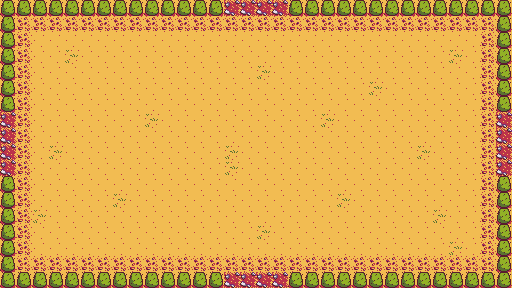

The image is a tile-based game level rendered from a .tmx file. Its description and complete source (layers, tilesets, objects, tile grids) follow:
An orthogonal 32x18 tile map with 16x16 px tiles, 1 tile layer (Tile Layer 1) and 12 objects.

<map version="1.0" orientation="orthogonal" renderorder="right-down" width="32" height="18" tilewidth="16" tileheight="16" nextobjectid="23">
 <tileset firstgid="1" name="Map1" tilewidth="16" tileheight="16" tilecount="352" columns="32">
  <image source="../Sprites/sprites.png" width="512" height="177" />
 </tileset>
 <layer name="Tile Layer 1" width="32" height="18">
  <data encoding="csv">
92,92,92,92,92,92,92,92,92,92,92,92,92,92,87,87,87,87,92,92,92,92,92,92,92,92,92,92,92,92,92,92,
92,88,88,88,88,88,88,88,88,88,88,88,88,88,88,88,88,88,88,88,88,88,88,88,88,88,88,88,88,88,88,92,
92,88,89,89,89,89,89,89,89,89,89,89,89,89,89,89,89,89,89,89,89,89,89,89,89,89,89,89,89,89,88,92,
92,88,89,89,90,89,89,89,89,89,89,89,89,89,89,89,89,89,89,89,89,89,89,89,89,89,89,89,90,89,88,92,
92,88,89,89,89,89,89,89,89,89,89,89,89,89,89,89,90,89,89,89,89,89,89,89,89,89,89,89,89,89,88,92,
92,88,89,89,89,89,89,89,89,89,89,89,89,89,89,89,89,89,89,89,89,89,89,90,89,89,89,89,89,89,88,92,
92,88,89,89,89,89,89,89,89,89,89,89,89,89,89,89,89,89,89,89,89,89,89,89,89,89,89,89,89,89,88,92,
87,88,89,89,89,89,89,89,89,90,89,89,89,89,89,89,89,89,89,89,90,89,89,89,89,89,89,89,89,89,88,87,
87,88,89,89,89,89,89,89,89,89,89,89,89,89,89,89,89,89,89,89,89,89,89,89,89,89,89,89,89,89,88,87,
87,88,89,90,89,89,89,89,89,89,89,89,89,89,90,89,89,89,89,89,89,89,89,89,89,89,90,89,89,89,88,87,
87,88,89,89,89,89,89,89,89,89,89,89,89,89,90,89,89,89,89,89,89,89,89,89,89,89,89,89,89,89,88,87,
92,88,89,89,89,89,89,89,89,89,89,89,89,89,89,89,89,89,89,89,89,89,89,89,89,89,89,89,89,89,88,92,
92,88,89,89,89,89,89,90,89,89,89,89,89,89,89,89,89,89,89,89,89,90,89,89,89,89,89,89,89,89,88,92,
92,88,90,89,89,89,89,89,89,89,89,89,89,89,89,89,89,89,89,89,89,89,89,89,89,89,89,90,89,89,88,92,
92,88,89,89,89,89,89,89,89,89,89,89,89,89,89,89,90,89,89,89,89,89,89,89,89,89,89,89,89,89,88,92,
92,88,89,89,89,89,89,89,89,89,89,89,89,89,89,89,89,89,89,89,89,89,89,89,89,89,89,89,90,89,88,92,
92,88,88,88,88,88,88,88,88,88,88,88,88,88,88,88,88,88,88,88,88,88,88,88,88,88,88,88,88,88,88,92,
92,92,92,92,92,92,92,92,92,92,92,92,92,92,87,87,87,87,92,92,92,92,92,92,92,92,92,92,92,92,92,92
</data>
 </layer>
 <objectgroup name="Walls">
  <object id="4" x="0" y="0" width="224" height="16" />
  <object id="7" x="288" y="0" width="224" height="16" />
  <object id="9" x="496" y="16" width="16" height="96" />
  <object id="11" x="496" y="176" width="16" height="112" />
  <object id="12" x="288" y="272" width="208" height="16" />
  <object id="14" x="0" y="272" width="224" height="16" />
  <object id="15" x="0" y="176" width="16" height="96" />
  <object id="16" x="0" y="16" width="16" height="96" />
 </objectgroup>
 <objectgroup name="SpawnAreas">
  <object id="19" x="0" y="112" width="16" height="64" />
  <object id="20" x="224" y="0" width="64" height="16" />
  <object id="21" x="496" y="112" width="16" height="64" />
  <object id="22" x="224" y="272" width="64" height="16" />
 </objectgroup>
</map>